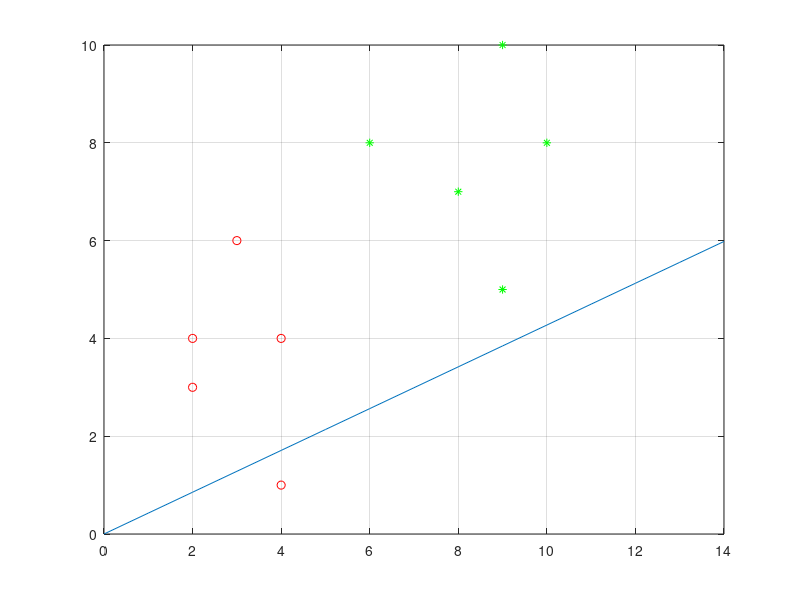

The MATLAB source for this figure: (Note: this script raises an error after producing the figure.)
% two class date
c = 2;
X1 = [4,1;2,4;2,3;3,6;4,4;];
X2 = [9,10;6,8;9,5;8,7;10,8;];
%X2 = [9,10;6,8;9,5;8,7;10,8;9,9];
plot(X1(:,1),X1(:,2),".or")
hold on;
grid on;
plot(X2(:,1),X2(:,2),".*g")

% mean
m1 = sum(X1) / size(X1,1)
m2 = sum(X2) / size(X2,1)

% with-in class covariance
%
% method 1
%Sw = 0;
%for i=1:size(X1,1)
%	Sw += (X1(i,:) - m1)' * (X1(i,:) - m1);
%end
%for i=1:size(X2,1)
%	Sw += (X2(i,:) - m2)' * (X2(i,:) - m2);
%end

%method 2
Sw = (X1 - m1)' * (X1 - m1) + (X2 - m2)' * (X2 - m2);

% method 3
%Sw = cov(X1) + cov(X2);

% between-class covariance
% Sb
m = ( sum(X1) + sum(X2) ) / (size(X1,1) + size(X2,1));
Sb = 0;
Sb = Sb + size(X1,1) * (m1 - m)' * (m1 - m);
Sb = Sb + size(X2,1) * (m2 - m)' * (m2 - m);


% the vector
[u,lambda,v] = svd( pinv(Sw+Sb) * Sb);
w = u(:,1)

%plot w
x = 0:14;
y =  x * w(2) / w(1);
plot(x,y)
projectPlot2D(X1,w,'-.dm')
projectPlot2D(X2,w,'-.sc')
axis([0,14,0,14]);

